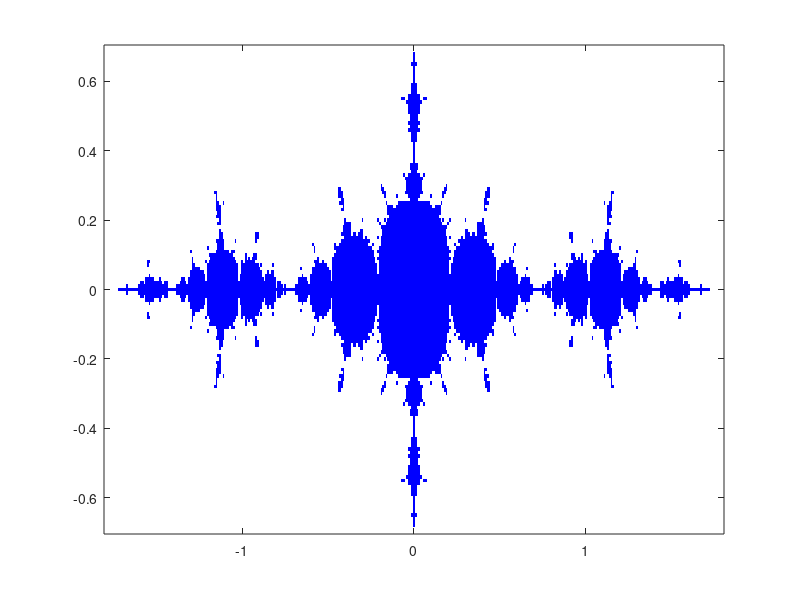

The MATLAB script that drew this image:
% same code as part 1, but different function
%WHEN THE ORBIT OF 0 IS BOUNDED THEN THE JULIA
% SET IS CONNECTED
% SO IF THE ORBIT IS BOUNDED, SET OF POINTS WILL
%BE COLORED WITH RED
%c = 0.36 + 0.1i
%phi = inline('z^2 + 0.36 + 0.1*1i'); blue (S form)
% phi = inline('z^2 + 0.36 + 0.1*1i'); turn empty 
%when abs(z)>2
% phi = inline('z^2 - 1.25'); blue (cross form)
phi = @(z)(z^2 - 1.25);
fixpt1 = (1 + sqrt(6))/2;
fixpt2 = (1 - sqrt(6))/2;
% NUMBER 1 IS RED, NUMBER 2 IS WHITE ,
colormap([0 0 1; 1 1 1]); 
%ARRAY OF POINT COLORS TO 2
M = 2*ones(141,361);

for j=1:141
    y = -0.7 + (j-1)*0.01;
        for i=1:361
            x= -1.8 + (i-1)*0.01;z= x + 1i*y;zk = z;
            iflag1 = 0;iflag2 = 0;kount  = 0;
            
            while kount <100 && abs(zk) < 2 && iflag1 < 5 && iflag2 < 5
                kount = kount +1;
                zk = phi(zk);
                
        %TEST FOR CONVERGENCE TO FIX POINT 1 (FIXPT1)        
                err1 = abs(zk-fixpt1);
                if err1 < 1.e-6, iflag1 = iflag1 +1; else, iflag1 =0; end
        %TEST FOR CONVERGENCE TO FIX POINT 2 (FIXPT2)        
                err2 = abs(zk-fixpt2);
                if err2 < 1.e-6, iflag2 = iflag2 + 1; else, iflag2 =0; end
            end
         %IF THE ORBIT IS BOUNDED, IF   
            if iflag1 >=5 || iflag2 >= 5 || kount >=100
                M(j,i) = 1; % if orbit is bounded , it will turn red
                
            end
        end
end
     %CREATING GRAPH FOR THE RESULTS
    image([-1.8 1.8],[-0.7 0.7],M), 
    axis xy